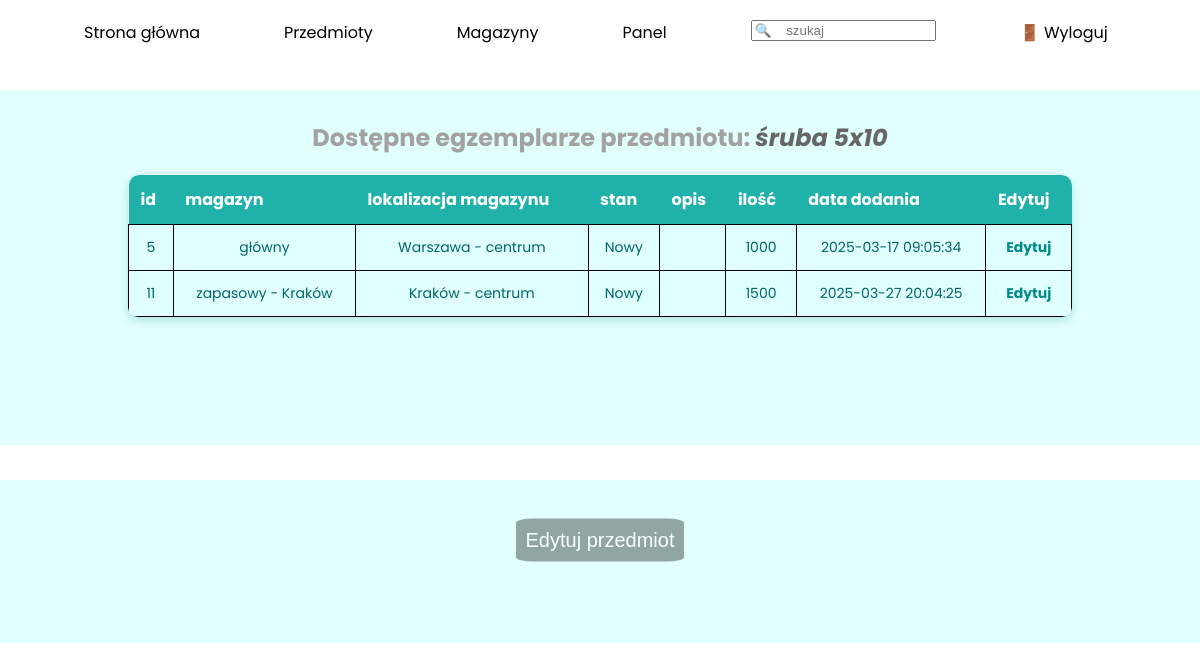
The app's page /sites/item_details.php?nazwa=śruba 5x10 (signed in) with its own data.
### tables this page shows
CREATE TABLE `egzemplarze` (
  `id` int(11) NOT NULL,
  `id_przedmiotu` int(11) NOT NULL,
  `id_magazynu` int(11) NOT NULL,
  `stan` varchar(20) NOT NULL DEFAULT 'Nowy',
  `opis` text NOT NULL,
  `ilosc` int(11) NOT NULL DEFAULT 1,
  `data_dodania` timestamp NOT NULL DEFAULT current_timestamp()
);

CREATE TABLE `magazyny` (
  `id` int(11) NOT NULL,
  `nazwa` varchar(50) DEFAULT NULL,
  `zdjecie` varchar(60) DEFAULT NULL,
  `lokalizacja` varchar(50) DEFAULT NULL
);

### functions.php (called while the page is built, shortened)
<?php
    function checkPowerDifferentThan($x){
        if($_SESSION['power'] != '0'){
            return true;
        }
        return false;
    }
?>

### sites/item_details.php (the view, shortened to what this page needs)
<!DOCTYPE html>
<html lang="en">
<head>
    <link rel="stylesheet" href="../styles/style.css">
</head>
<body>
    <?php
        include '../functions.php';
    ?>
    <menu id="nav">
        <ul>
            <a href="../index.php">
                <li>Strona główna</li>
            </a>
            <a href="items.php">
                <li>Przedmioty</li>
            </a>
            <a href="warehouses.php">
                <li>Magazyny</li>
            </a>
            <a href="panel.php">
                <?php
                    echo "<li>Panel</li>";
                ?>
            </a>
            <li><input type="text" name="search" id="search" placeholder="🔍    szukaj"></li>
            <?php
                if(isset($_SESSION['login'])){
                    echo "<a href='logout.php' id='logout-btn'>";
                    echo "    <li>🚪 Wyloguj</li>";
                    echo "</a>";
                }
            ?>
        </ul>
    </menu>
    <main>
        <section class="availableItems">
            <?php
                $db = mysqli_connect('localhost', 'root', '', 'magazyn');
                if(isset($_GET['nazwa'])){
                    echo "<h1>Dostępne egzemplarze przedmiotu: <i style='color: #666;'>". $_GET['nazwa']." </i></h1>";
                    echo "<table class='normalTable'>";
                        $db = mysqli_connect('localhost', 'root', '', 'magazyn');
                        echo "<tr>";
                        echo "<th>id</th> <th>magazyn</th> <th>lokalizacja magazynu</th> <th>stan</th> <th>opis</th> <th>ilość</th> <th>data dodania</th> ";
                        if(checkPowerDifferentThan(0)){
                            echo "<th>Edytuj</th>";
                        }
                        echo "</tr>";
                        $s = "SELECT egzemplarze.id, magazyny.nazwa, magazyny.lokalizacja, stan, egzemplarze.opis, ilosc, data_dodania FROM egzemplarze INNER JOIN przedmioty ON egzemplarze.id_przedmiotu = przedmioty.id INNER JOIN magazyny ON egzemplarze.id_magazynu = magazyny.id WHERE przedmioty.nazwa='". $_GET['nazwa']."'";
                        $q = mysqli_query($db, $s);
                        while($fRow = mysqli_fetch_row($q)){
                            echo "<tr>";
                            echo "<td>$fRow[0]</td> <td>$fRow[1]</td> <td>$fRow[2]</td> <td>$fRow[3]</td> <td>$fRow[4]</td> <td>$fRow[5]</td> <td>$fRow[6]</td> ";
                            if($_SESSION['power'] !=0){
                                echo "<td><a href='item_details.php?id=$fRow[0]'>Edytuj</a></td>";
                            }
                            echo "</tr>";
                        }
                        echo "</table>";
                }else if($_GET['id']){
                    $s = "SELECT przedmioty.nazwa, magazyny.nazwa, stan, egzemplarze.opis, ilosc, data_dodania FROM egzemplarze INNER JOIN przedmioty on egzemplarze.id_przedmiotu = przedmioty.id INNER JOIN magazyny ON egzemplarze.id_magazynu = magazyny.id WHERE egzemplarze.id = " . $_GET['id'] . "";
                    $q = mysqli_query($db, $s);
                    $fRow = mysqli_fetch_row($q);
                    echo "<h1>Edyjcja egzemplarzu przedmiotu: <i style='color: #666;'>$fRow[0]</i> o ID: <i style='color: #666;'>" .$_GET['id'] . "</i> </h1>";
                    echo "<form action='' method='post' enctype='multipart/form-data' id='editForm'>";
                    echo "<label for='warehouseName'>Magazyn</label>";
                    echo "<select name='warehouseName' id='warehouseName'>";
                    $sWarehouse = "SELECT id, nazwa FROM magazyny";
                    $qWarehouse = mysqli_query($db, $sWarehouse);
                    while($fWarehouse = mysqli_fetch_row($qWarehouse)){
                        if($fWarehouse[1] == $fRow[1])
                            echo "<option value='$fWarehouse[0]' selected>$fWarehouse[0]. $fWarehouse[1]</option>";
                        else
                            echo "<option value='$fWarehouse[0]' >$fWarehouse[0]. $fWarehouse[1]</option>";
                    }
                    echo '</select>';
                    echo "<label for='state'>Stan egzemplarz" . (($fRow[4] <= 1)? 'u':'y'). "</label>";
                    echo "<input type='text' name='state' id='state' value='$fRow[2]'>";
                    echo "<label for='description'>Opis egzemplarz" . (($fRow[4] <= 1)? 'u':'y'). "</label>";
                    echo "<input type='text' name='description' id='description' value='$fRow[3]'>";
                    echo "<label for='amount'>Ilość egzemplarz" . (($fRow[4] <= 1)? 'u':'y'). "</label>";
                    echo "<input type='number' name='amount' id='amount' value='$fRow[4]'>";
                    echo "<label for='date'>Data dodania<label><br>";
                    $date = substr($fRow[5], 0,10);
                    $dateTime = substr($fRow[5],11, 5);
                    echo "<input type='date' name='date' id='date' class='dateTime' value='$date'>";
                    echo "<input type='time' name='time' id='time' class='dateTime' value='$dateTime'>";
                    echo "<input type='submit' value='Edytuj'>";
                    echo "</form>";
                }
            ?>
        </section>
        <?php
            if(isset($_GET['nazwa'])){
                if(checkPowerDifferentThan(0)){
                    echo "<section id='itemInfo'>";
                    echo "<button id='editButton' onclick='toggleForm()'>Edytuj przedmiot</button>";
                    echo "<br>";
                    echo "</section>";
                }
            }
            ?>
    </main>
</body>

### styles/style.css (style rules this page uses)
body { margin: 0; padding: 0; font-family: "Poppins", Arial, sans-serif; scroll-behavior: smooth; }
#nav { width: 100%; height: 50px; margin: 20px 0; padding: 0; }
#nav > ul { margin: 0; padding: 0; justify-content: space-evenly; list-style: none; }
#nav > ul > a > li, #nav > ul > li > input { margin: 0; margin-left: 7%; float: left; color: black; transition: transform 0.5s; }
section { width: 100%; color: #a3a2a2; background-color: rgba(102, 255, 242, 0.2); text-align: center; padding: 10px; box-sizing: border-box; margin-bottom: 35px; }
#editButton { border-radius: 10%; margin: 50px 0; position: inherit; }
button { background-color: rgba(0, 0, 0, 0.5); color: white; border: none; padding: 10px; cursor: pointer; border-radius: 50%; font-size: 20px; opacity: 0.7; transition: opacity 0.3s; position: absolute; top: 50%; transform: translateY(-50%); z-index: 1; }
.normalTable tr td { border: 1px solid black; }
.normalTable { width: 80%; margin: auto; border-collapse: collapse; background-color: #e0ffff; box-shadow: 0 4px 8px rgba(0, 128, 128, 0.2); border-radius: 10px; overflow: hidden; margin-bottom: 10%; }
.normalTable th { background-color: #20b2aa; color: white; padding: 12px; text-align: left; font-size: 16px; }
.normalTable td { padding: 12px; border-bottom: 1px solid #b2d8d8; font-size: 14px; color: #006666; }
.normalTable a { color: #008b8b; text-decoration: none; font-weight: bold; }
.normalTable tr:first-child th:first-child { border-top-left-radius: 10px; }
.normalTable tr:first-child th:last-child { border-top-right-radius: 10px; }
.normalTable tr:last-child td:first-child { border-bottom-left-radius: 10px; }
.normalTable tr:last-child td:last-child { border-bottom-right-radius: 10px; }

### records on screen
egzemplarze: id "5", id_magazynu.nazwa "główny", id_magazynu.lokalizacja "Warszawa - centrum", stan "Nowy", ilosc "1000", data_dodania "2025-03-17 09:05:34"
egzemplarze: id "11", id_magazynu.nazwa "zapasowy - Kraków", id_magazynu.lokalizacja "Kraków - centrum", stan "Nowy", ilosc "1500", data_dodania "2025-03-27 20:04:25"

### other values on screen
$_GET['nazwa'] "śruba 5x10"
